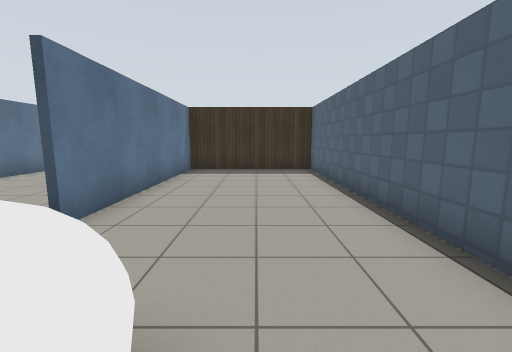
View 1 (above)

12 first-person views from a walk through a robot-simulator world made for Gazebo. The camera is 1.2 m above the floor, tilts 8° down and sees 90° across. The floor is counted in squares, 1 m on a side. Each view is taken from the middle of a square. On the plan, view 1 faces up. The plan holds only what a view shows up to about 12 squares ahead; the rest is blank. The robots in the file are not drawn. Gazebo's built-in surfaces are drawn with simple patterns.

View 2
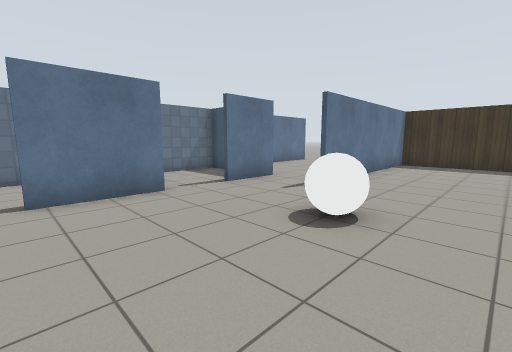

View 3
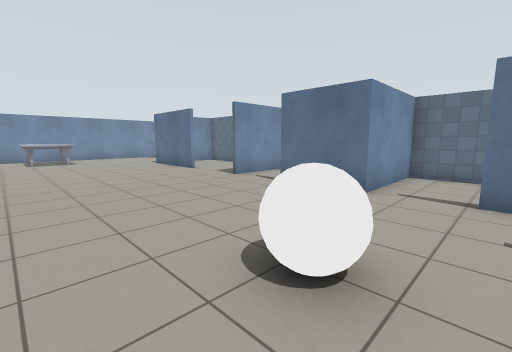

View 4
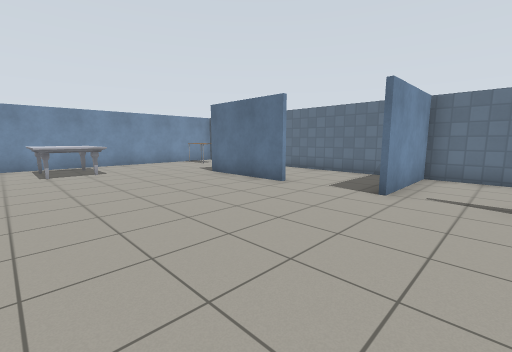

View 5
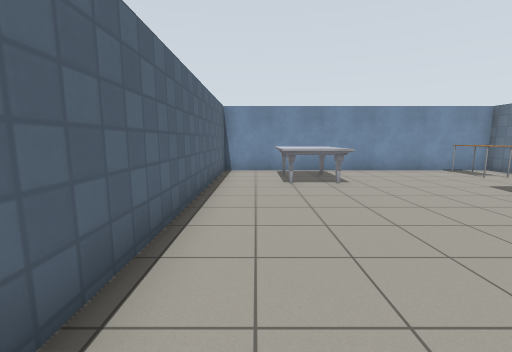

View 6
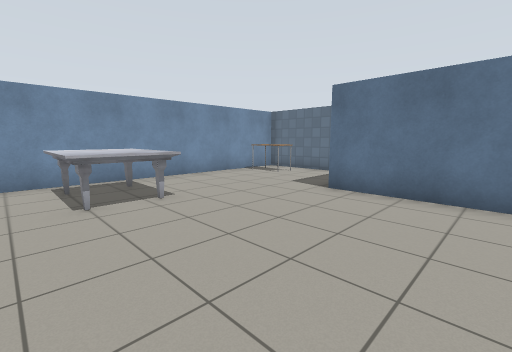

View 7
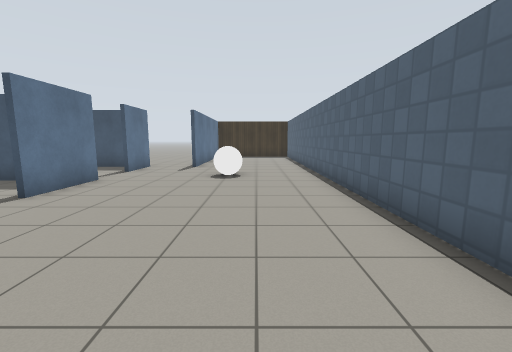

View 8
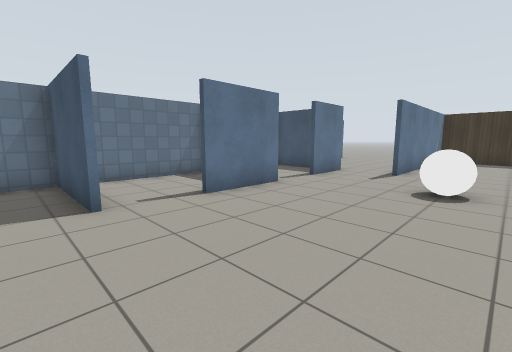

View 9
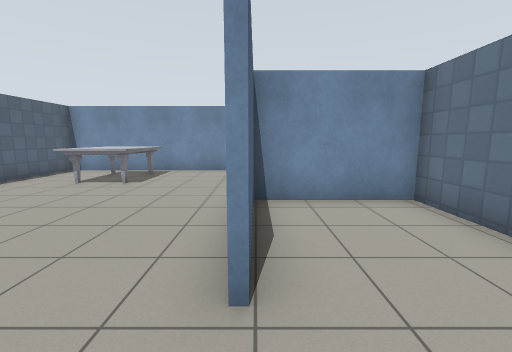

View 10
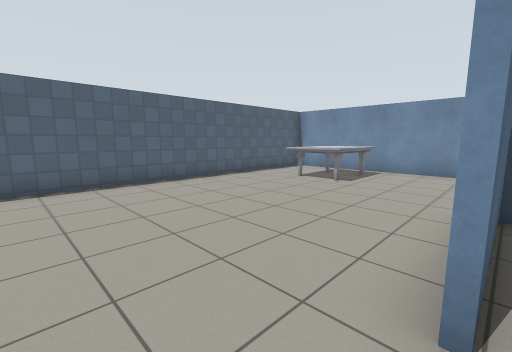

View 11
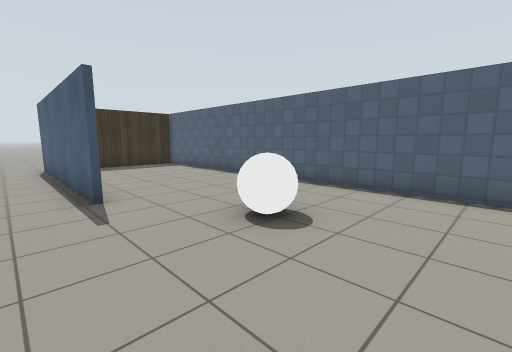

View 12
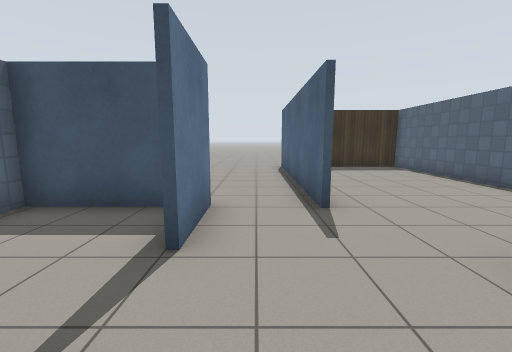

### Floor plan
Ten units are one square. View 1 is at (0, 0); x grows to the right and y downward. Boxes are objects, and circles mark ways between rooms. Rooms are numbered by the first view taken in them; rooms with no view inside come last. Other rooms are left out.
<svg viewBox="-87 -110 115 277">
<path fill="none" stroke="#000" d="M-48 76 -48 113M-48 3 -48 29M-48 -37 -48 -16M-82 130 -82 162 23 162 23 -105 -27 -105 -27 -34M-47 50 -82 50 -82 111 -50 111 -50 76M-71 4 -77 4M-82 6 -82 49 -47 49M-56 -35 -82 -35 -82 3 -48 3"/>
<rect x="-75" y="135" width="10" height="20" fill="#bbb"><title>table</title></rect>
<rect x="-15" y="125" width="20" height="30" fill="#bbb"><title>marble table</title></rect>
<rect x="-15" y="-15" width="10" height="10" fill="#bbb"><title>white ball</title></rect>
<circle cx="-50" cy="65" r="3" fill="#2a7"/>
<circle cx="-50" cy="35" r="3" fill="#2a7"/>
<circle cx="-50" cy="-10" r="3" fill="#2a7"/>
<text x="-20" y="40">1</text>
<text x="-60" y="80">2</text>
<text x="-60" y="30">3</text>
<text x="-60" y="-20">4</text>
</svg>
Room 1 opens to room 2. Room 1 opens to room 3. Room 1 opens to room 4.

Where each view was taken, in squares from view 1:
view 1: 0 up, 0 right, facing up
view 2: 3 down, 1 right, facing up-left
view 3: 2 up, 1 right, facing down-left
view 4: 3 down, 1 right, facing down-left
view 5: 6 down, 1 right, facing down
view 6: 8 down, 1 right, facing down-left
view 7: 8 down, 0 right, facing up
view 8: 6 down, 0 right, facing up-left
view 9: 6 down, 5 left, facing down
view 10: 6 down, 5 left, facing down-right
view 11: 2 down, 4 left, facing up-right
view 12: 1 down, 4 left, facing up
